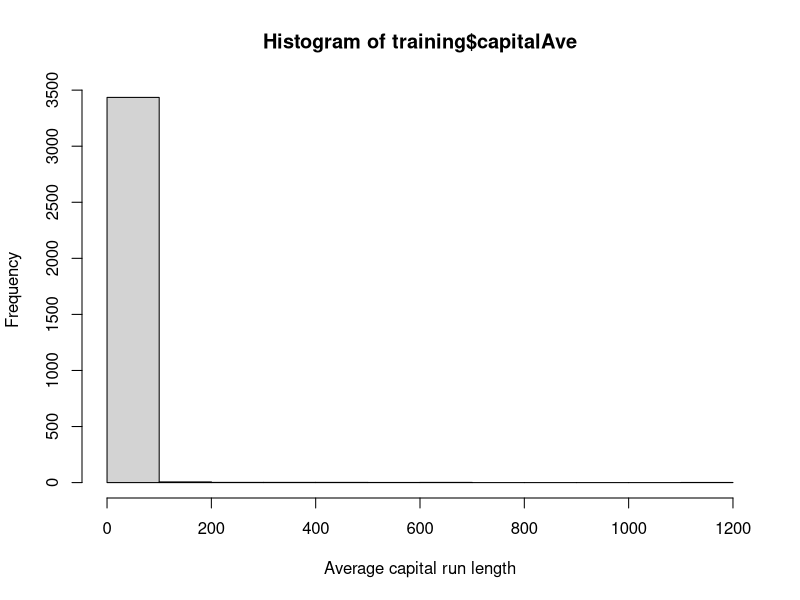
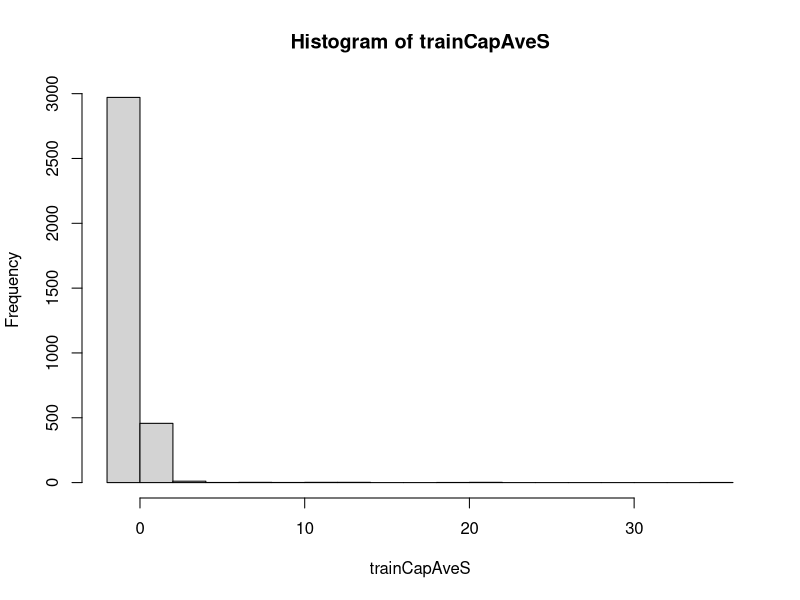
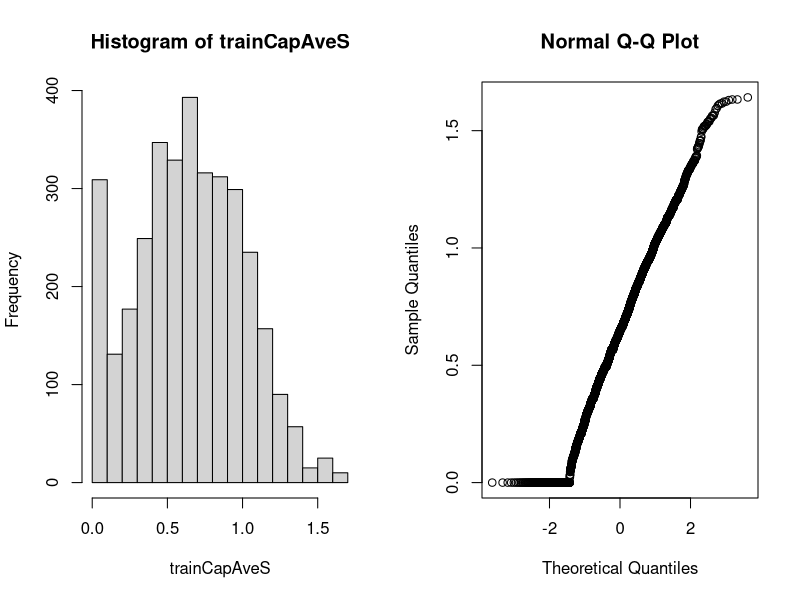

R code for these plots, in order:
library(caret)
library(kernlab)
library(ggplot2)
library(RANN)

data(spam)
names(spam)

inTrain <-createDataPartition(y=spam$type,p=0.75,list = FALSE)
training <- spam[inTrain,]
testing <- spam[-inTrain,]

#plotting the variable average run length of capital letters in a row
hist(training$capitalAve,xlab="Average capital run length")

#we can see that the values are skewed 
#almost all the observations contain very low values
#hence we should standardize this variable so that the algorithm isn't confused 

mean(training$capitalAve)
#5.356006

sd(training$capitalAve)
#33.86992

#To standardize we subtract the mean and divide the value by the standard deviation
#This will make the mean 0 and the standard deviation 1
trainCapAve <- training$capitalAve
trainCapAveS <- (trainCapAve - mean(trainCapAve))/sd(trainCapAve)

mean(trainCapAveS)
#-8.694804e-18

sd(trainCapAveS)
#1

hist(trainCapAveS)

#while applying this to the test data, the observations 
#should be subtracted by the mean of the training data set 
#and divided by the standard deviation of the training data set 

preObj <- preProcess(training[,-58],method = c("center","scale"))
trainCapAveS <- predict(preObj,training[,-58])$capitalAve

mean(trainCapAveS)
#-8.694804e-18

sd(trainCapAveS)
#1

#applying to the test set can also be done with the object we created
testCapAveS <- predict(preObj,testing[,-58])$capitalAve

mean(testCapAveS)
#-0.01943043

sd(testCapAveS)
#0.7145363

#But, even after standardization, the variable is not normally distributed
#Hence, we use the "BoxCox" method of transformation which makes a continuous variable 
#almost normally distributed using maximum likelyhood method

#BoxCox transformation 
preObj <- preProcess(training[,-58],method = c("BoxCox"))
trainCapAveS <- predict(preObj,training[,-58])$capitalAve

par(mfrow=c(1,2))
hist(trainCapAveS)
qqnorm(trainCapAveS)

#We see that this still does not take care of the problem fully
#there are still some values that are highly skewed outside the normal distribution
#and the qq plot also indicated that there is a skew
#this is possible because of repeating 0 values. This method does not deal with such problems

#Dealing with repeating/missing values
#imputing values

set.seed(13343)

# Make some values NA
training$capAve <- training$capitalAve
selectNA <- rbinom(dim(training)[1],size=1,prob=0.05)==1
training$capAve[selectNA] <- NA

# Impute and standardize
preObj <- preProcess(training[,-58],method="knnImpute")
capAve <- predict(preObj,training[,-58])$capAve

# Standardize true values
capAveTruth <- training$capitalAve
capAveTruth <- (capAveTruth-mean(capAveTruth))/sd(capAveTruth)

#comparison of quantiles between imputed values and true values 
quantile(capAve - capAveTruth)

#only missing values
quantile((capAve - capAveTruth)[selectNA])

#only non missing values
quantile((capAve - capAveTruth)[!selectNA])
